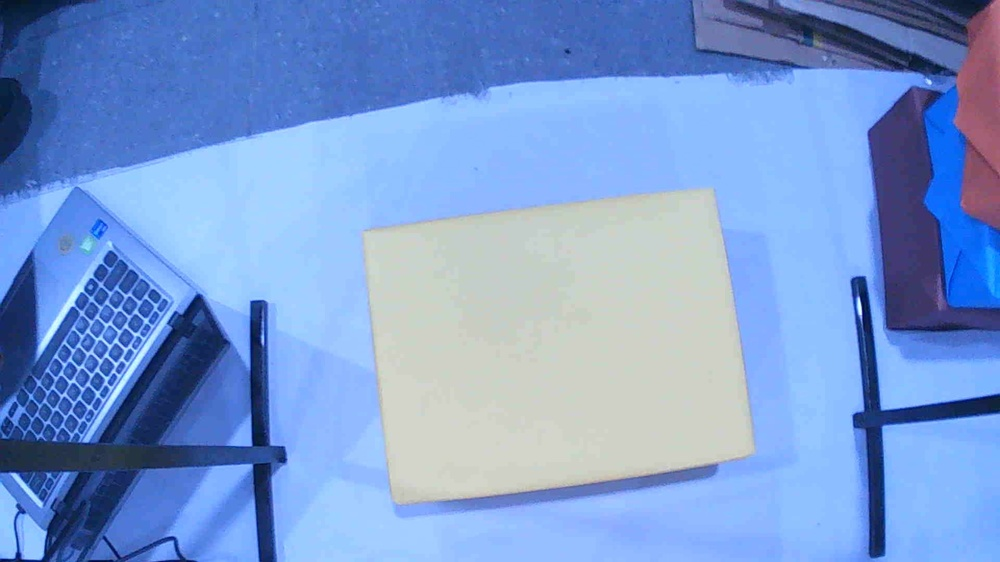
#> input picture images/WIN_20250516_20_13_50_Pro.jpg, 1000 x 562 px, shrunk from 1920 x 1080 before the run, found by its file name
$ python 03-thresh-all.py
#> lines starting #> are read from the running program, lines starting #| are printed output that depends on the picture
import matplotlib.pyplot as plt
from skimage import io, color, filters

img = io.imread("images/WIN_20250516_20_13_50_Pro.jpg")
#> img is the input picture: shape (562, 1000, 3); mean R, G, B 122, 155.1, 210.2
assert img is not None, "file could not be read, please check the path"
gray = color.rgb2gray(img)
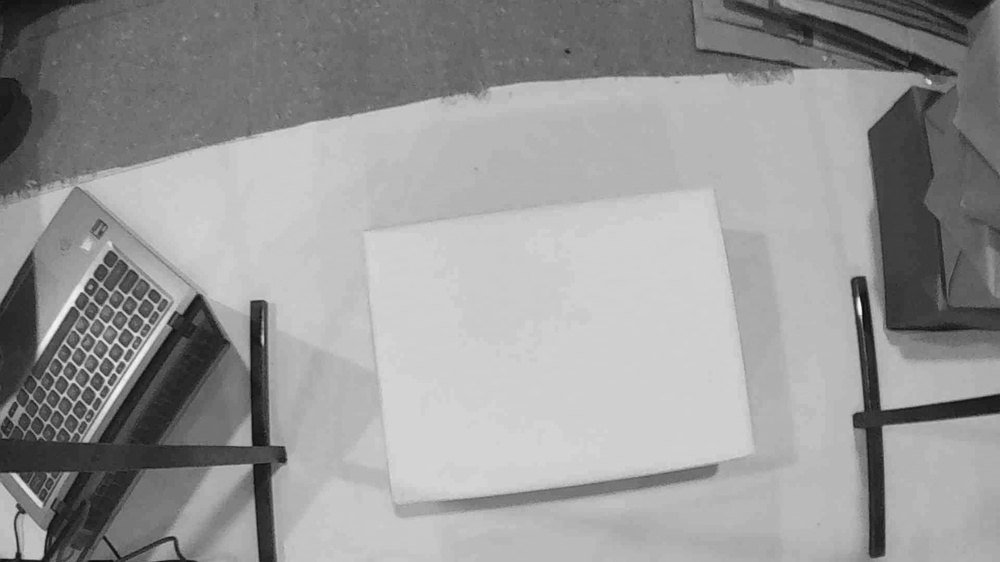
#> gray: shape (562, 1000) float64; min 0.0381, max 0.971, mean 0.596
gray = filters.gaussian(gray, sigma=3)
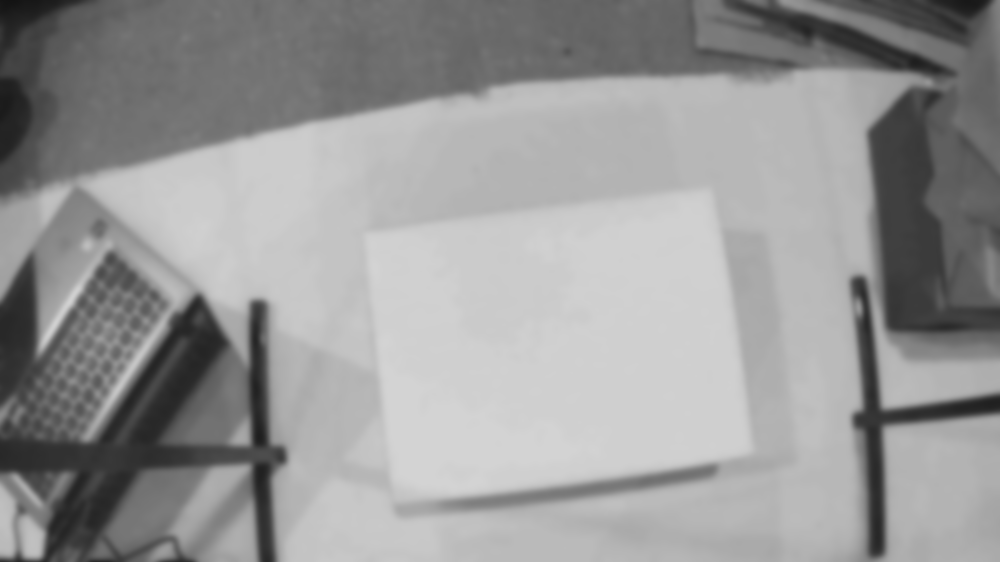
#> gray: shape (562, 1000) float64; min 0.0775, max 0.831, mean 0.596

fig, ax = filters.try_all_threshold(gray, figsize=(10, 8), verbose=False)
fig.suptitle("All Threshold", fontsize=20)
plt.show()
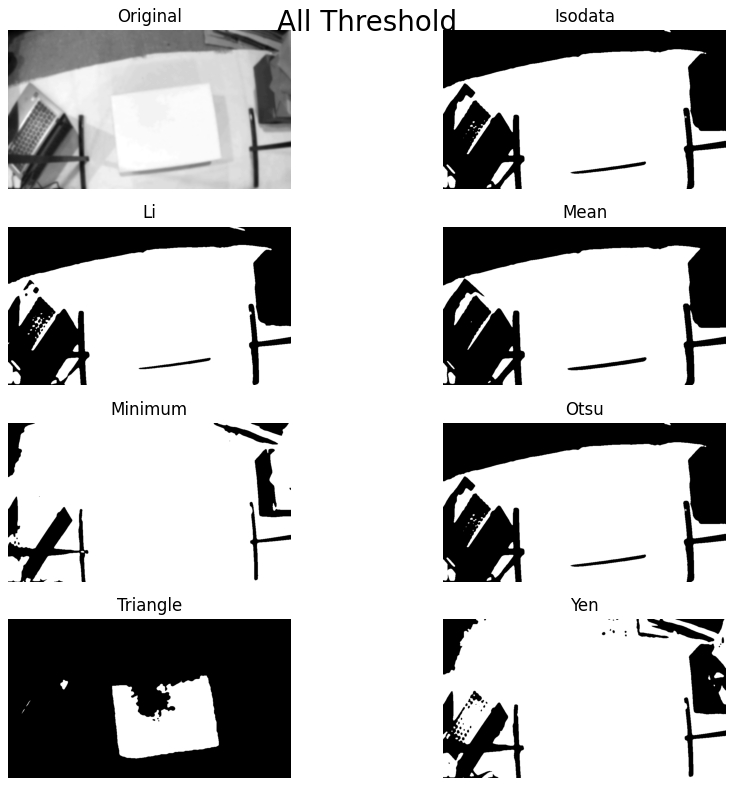
#> figure drawn by matplotlib, 8 panels

$ run again, with images/WIN_20230502_21_35_07_Pro.jpg copied over images/WIN_20250516_20_13_50_Pro.jpg
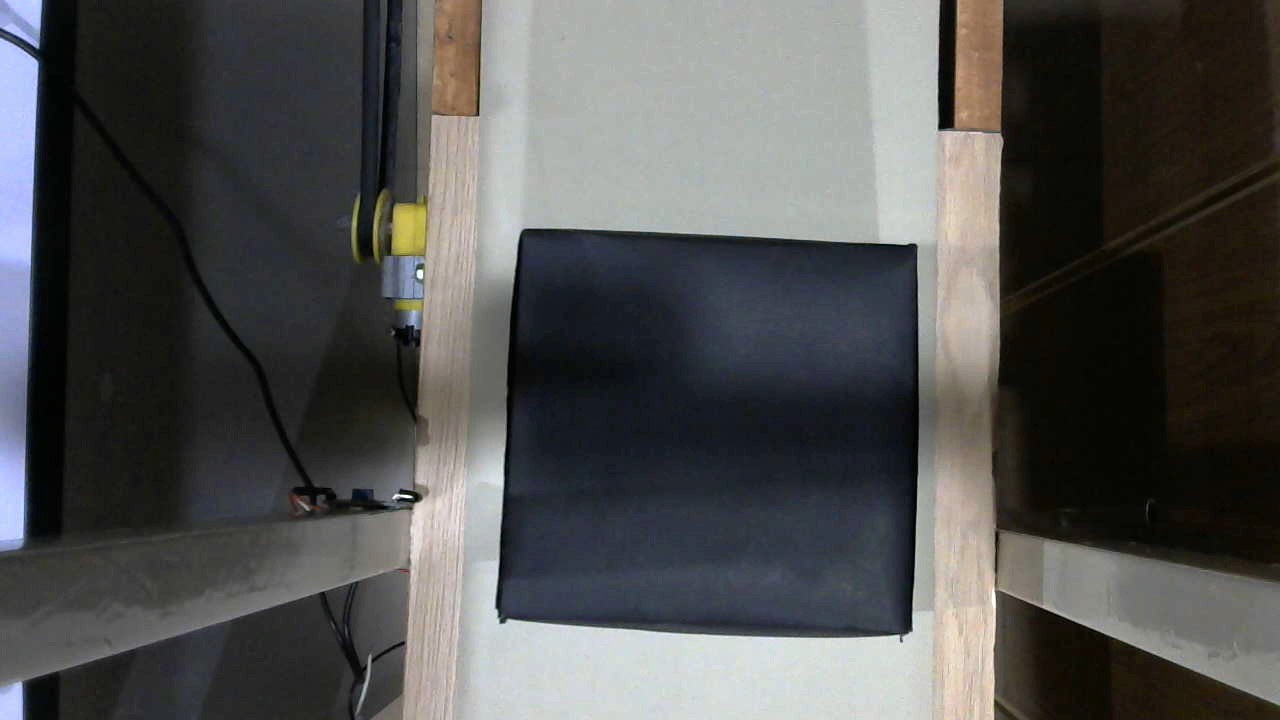
#> input picture images/WIN_20230502_21_35_07_Pro.jpg, 1280 x 720 px, found by its file name
#> img is the input picture: shape (720, 1280, 3); mean R, G, B 81.1, 81.3, 80.7
#> `gray = color.rgb2gray(img)`:
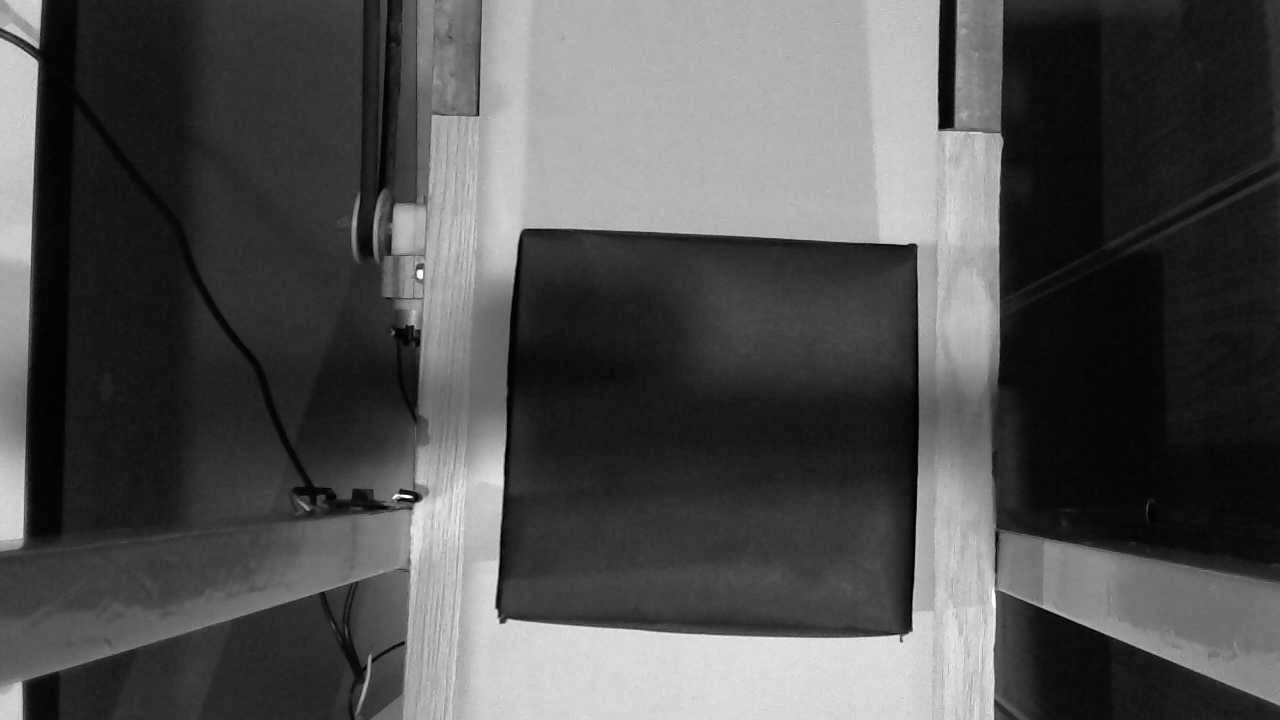
#> gray: shape (720, 1280) float64; min 0, max 0.998, mean 0.319
